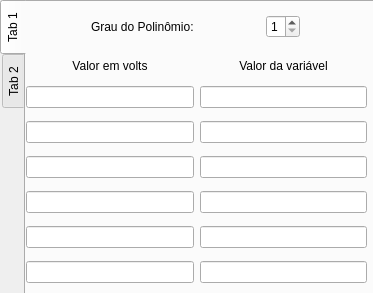
<?xml version="1.0" encoding="UTF-8"?>
<ui version="4.0">
 <class>MainWindow</class>
 <widget class="QMainWindow" name="MainWindow">
  <property name="geometry">
   <rect>
    <x>0</x>
    <y>0</y>
    <width>373</width>
    <height>293</height>
   </rect>
  </property>
  <property name="windowTitle">
   <string>MainWindow</string>
  </property>
  <widget class="QWidget" name="centralwidget">
   <property name="sizePolicy">
    <sizepolicy hsizetype="Expanding" vsizetype="Expanding">
     <horstretch>0</horstretch>
     <verstretch>0</verstretch>
    </sizepolicy>
   </property>
   <widget class="QTabWidget" name="tabWidget">
    <property name="geometry">
     <rect>
      <x>0</x>
      <y>0</y>
      <width>441</width>
      <height>361</height>
     </rect>
    </property>
    <property name="sizePolicy">
     <sizepolicy hsizetype="Expanding" vsizetype="Expanding">
      <horstretch>0</horstretch>
      <verstretch>0</verstretch>
     </sizepolicy>
    </property>
    <property name="tabPosition">
     <enum>QTabWidget::West</enum>
    </property>
    <property name="currentIndex">
     <number>0</number>
    </property>
    <widget class="QWidget" name="tab">
     <property name="sizePolicy">
      <sizepolicy hsizetype="Expanding" vsizetype="Expanding">
       <horstretch>0</horstretch>
       <verstretch>0</verstretch>
      </sizepolicy>
     </property>
     <attribute name="title">
      <string>Tab 1</string>
     </attribute>
     <widget class="QWidget" name="horizontalLayoutWidget">
      <property name="geometry">
       <rect>
        <x>-1</x>
        <y>-1</y>
        <width>341</width>
        <height>51</height>
       </rect>
      </property>
      <layout class="QHBoxLayout" name="horizontalLayout">
       <item>
        <widget class="QLabel" name="label">
         <property name="sizePolicy">
          <sizepolicy hsizetype="Maximum" vsizetype="Preferred">
           <horstretch>0</horstretch>
           <verstretch>0</verstretch>
          </sizepolicy>
         </property>
         <property name="text">
          <string>Grau do Polinômio:</string>
         </property>
        </widget>
       </item>
       <item>
        <widget class="QSpinBox" name="spinBox">
         <property name="sizePolicy">
          <sizepolicy hsizetype="Maximum" vsizetype="Fixed">
           <horstretch>0</horstretch>
           <verstretch>0</verstretch>
          </sizepolicy>
         </property>
         <property name="minimum">
          <number>1</number>
         </property>
         <property name="maximum">
          <number>5</number>
         </property>
        </widget>
       </item>
      </layout>
     </widget>
     <widget class="QWidget" name="gridLayoutWidget">
      <property name="geometry">
       <rect>
        <x>0</x>
        <y>50</y>
        <width>341</width>
        <height>241</height>
       </rect>
      </property>
      <layout class="QGridLayout" name="gridLayout_2">
       <item row="2" column="1">
        <widget class="QLineEdit" name="lineEdit_20"/>
       </item>
       <item row="1" column="1">
        <widget class="QLineEdit" name="lineEdit_19"/>
       </item>
       <item row="5" column="1">
        <widget class="QLineEdit" name="lineEdit_23"/>
       </item>
       <item row="3" column="1">
        <widget class="QLineEdit" name="lineEdit_21"/>
       </item>
       <item row="3" column="0">
        <widget class="QLineEdit" name="lineEdit_3"/>
       </item>
       <item row="6" column="1">
        <widget class="QLineEdit" name="lineEdit_24"/>
       </item>
       <item row="4" column="0">
        <widget class="QLineEdit" name="lineEdit_4"/>
       </item>
       <item row="0" column="1">
        <widget class="QLabel" name="label_3">
         <property name="sizePolicy">
          <sizepolicy hsizetype="Minimum" vsizetype="Maximum">
           <horstretch>0</horstretch>
           <verstretch>0</verstretch>
          </sizepolicy>
         </property>
         <property name="text">
          <string>Valor da variável</string>
         </property>
         <property name="alignment">
          <set>Qt::AlignCenter</set>
         </property>
        </widget>
       </item>
       <item row="4" column="1">
        <widget class="QLineEdit" name="lineEdit_22"/>
       </item>
       <item row="5" column="0">
        <widget class="QLineEdit" name="lineEdit_5"/>
       </item>
       <item row="6" column="0">
        <widget class="QLineEdit" name="lineEdit_6"/>
       </item>
       <item row="1" column="0">
        <widget class="QLineEdit" name="lineEdit"/>
       </item>
       <item row="2" column="0">
        <widget class="QLineEdit" name="lineEdit_2"/>
       </item>
       <item row="0" column="0">
        <widget class="QLabel" name="label_2">
         <property name="sizePolicy">
          <sizepolicy hsizetype="Minimum" vsizetype="Maximum">
           <horstretch>0</horstretch>
           <verstretch>0</verstretch>
          </sizepolicy>
         </property>
         <property name="text">
          <string>Valor em volts</string>
         </property>
         <property name="alignment">
          <set>Qt::AlignCenter</set>
         </property>
        </widget>
       </item>
      </layout>
     </widget>
    </widget>
    <widget class="QWidget" name="tab_2">
     <property name="sizePolicy">
      <sizepolicy hsizetype="Expanding" vsizetype="Expanding">
       <horstretch>0</horstretch>
       <verstretch>0</verstretch>
      </sizepolicy>
     </property>
     <attribute name="title">
      <string>Tab 2</string>
     </attribute>
     <widget class="QWidget" name="gridLayoutWidget_2">
      <property name="geometry">
       <rect>
        <x>0</x>
        <y>20</y>
        <width>361</width>
        <height>71</height>
       </rect>
      </property>
      <layout class="QGridLayout" name="gridLayout_3">
       <item row="2" column="0">
        <widget class="QLabel" name="label_5">
         <property name="text">
          <string>Valor atual da variável:</string>
         </property>
        </widget>
       </item>
       <item row="0" column="0">
        <widget class="QLabel" name="label_4">
         <property name="text">
          <string>Valor atual em volts:</string>
         </property>
        </widget>
       </item>
       <item row="0" column="1">
        <widget class="QLineEdit" name="lineEdit_25">
         <property name="enabled">
          <bool>false</bool>
         </property>
        </widget>
       </item>
       <item row="2" column="1">
        <widget class="QLineEdit" name="lineEdit_26">
         <property name="enabled">
          <bool>false</bool>
         </property>
        </widget>
       </item>
      </layout>
     </widget>
    </widget>
   </widget>
  </widget>
 </widget>
 <resources/>
 <connections/>
</ui>
